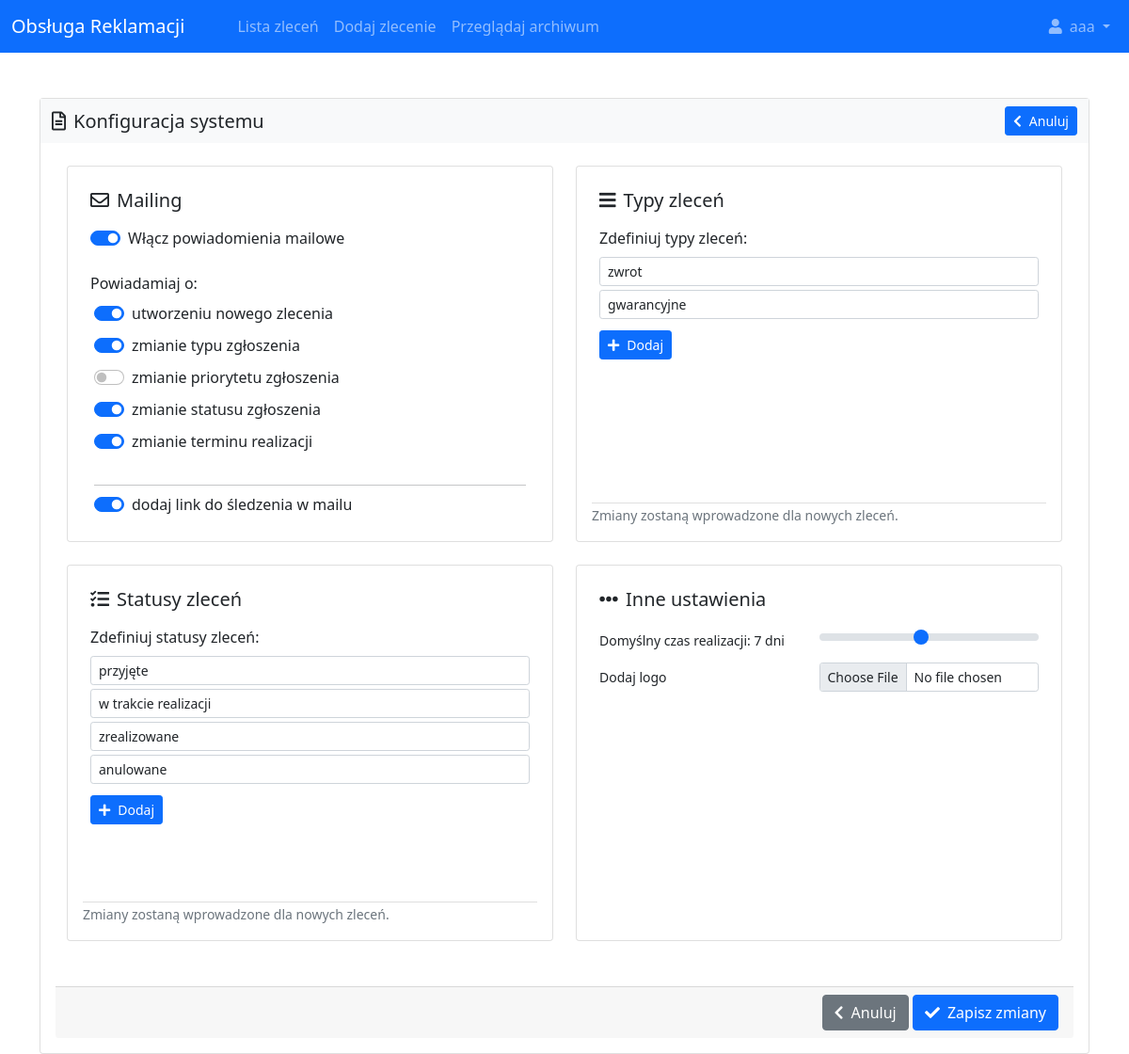
/?action=changeUserSettings (signed in), run on the app's committed database.
### tables this page shows
CREATE TABLE `user_settings` (
  `enableMails` tinyint(1) DEFAULT 0,
  `mail_register` tinyint(1) DEFAULT 0,
  `mail_type` tinyint(1) NOT NULL DEFAULT 0,
  `mail_priority` tinyint(1) NOT NULL DEFAULT 0,
  `mail_status` tinyint(1) DEFAULT 0,
  `mail_term` tinyint(1) NOT NULL DEFAULT 0,
  `mail_link` tinyint(1) NOT NULL DEFAULT 0,
  `tasks_types` text NOT NULL DEFAULT 'zwrot;gwarancyjne',
  `status_types` text NOT NULL DEFAULT 'przyjęte;w trakcie realizacji;zrealizowane;anulowane',
  `task_period` smallint(6) NOT NULL DEFAULT 7,
  `logo` longtext DEFAULT NULL
);

### src/View/View.php (called while the page is built, shortened)
<?php
class View
{
    public function render(string $page, array $params = []): void
    {
        $params = $this->escape($params);
        require_once('templates/layout.php');
    }
    private function escape(array $params): array
    {
        $escapedParams = [];
        foreach($params as $key => $value){
            if(is_array($value)){
                $escapedParams[$key] =$this->escape($value);
            } elseif (is_int($value) || is_null($value)) {
                $escapedParams[$key] = $value;
            } elseif (is_string($value)) {
                $escapedParams[$key] = htmlentities($value);
            } else {
                $escapedParams[$key] = ($value);
            }
        }
        return $escapedParams;
    }
}

### src/Controller/appController.php (called while the page is built, shortened)
<?php
abstract class AppController
{
    private static array $configuration = [];
    protected Request $request;
    protected View $view;
    protected userSettingsController $userSetting;
    public function __construct(Request $request)
    {
        $this->request = $request;
        $this->view = new View();
        self::$configuration = require_once('src/configuration.php');
        $this->userSetting = new userSettingsController(self::$configuration['db']);
    }
    public function run(): void
    {
        $action = $this->getAction();
        $this->$action();
    }
    private function getAction(): string
    {
        return $this->request->getParam('action', self::DEFAULT_ACTION);
    }
    private function changeUserSettings(): void
    {
        $this->view->render('userConfiguration', [
            'userConfiguration' => $this->userSetting->getConfiguration(),
            'status' => $this->request->getParam('status'),
        ]);
    }
}

### index.php (called while the page is built, shortened)
<?php
$request = new Request($_GET, $_POST);
try{
    (new TaskController($request))->run();
} catch(appException $e) {
    exit($e->getMessage());
}

### src/Model/appModel.php (called while the page is built, shortened)
<?php
class AppModel
{
    private function createConnection($configuration): void
    {
        try{
            $dsn = "mysql:dbname={$configuration['database']};host={$configuration['host']}";
            $this->connection = new PDO(
                $dsn,
                $configuration['user'],
                $configuration['password'],
                [
                    PDO::ATTR_ERRMODE => PDO::ERRMODE_EXCEPTION
                ]
            );
        } catch (Throwable $e) {
            throw new AppException('Problem z połączeniem do bazy danych');
        }
    }
}

### src/Model/userSettingsModel.php (called while the page is built, shortened)
<?php
class UserSettingsModel extends AppModel
{
    public function getConfiguration(): array
    {
        try {
            $query = "SELECT * FROM user_settings";
            $task = $this->connection->query($query);
            return $task->fetch(PDO::FETCH_ASSOC);
        } catch (Throwable $e) {
            throw new AppException('Błąd pobierania konfiguracji użytkownika');
        }
    }
}

### src/Controller/userSettingsController.php (called while the page is built, shortened)
<?php
class userSettingsController
{
    private UserSettingsModel $userSettingsModel;
    public function __construct(array $configuration)
    {
        $this->userSettingsModel = new UserSettingsModel($configuration);
    }
    public function getConfiguration(): array
    {
        return $this->userSettingsModel->getConfiguration();
    }
}

### templates/pages/userConfiguration.php (shortened to what this page needs)
<?php
$userConfiguration = $params['userConfiguration'];
$taskTypes = explode(';', $userConfiguration['tasks_types']);
$statusTypes = explode(';', $userConfiguration['status_types']);
if(gettype($userConfiguration['logo']) == 'string' || $userConfiguration['logo'] == null){
    $logoToDecode = str_replace('&quot;', '"', ($userConfiguration['logo'] ?? ''));
    $logoName = (json_Decode($logoToDecode, true) ?? [])['logo']['filename'] ?? '';
} else {
    $logoName = $userConfiguration['logo']->getFileName();
}
$messages = $params['messages'] ?? [];
?>
<div class="card" style="min-height: 80vh;">
    <div class="navbar navbar-expand-lg navbar-light bg-light h5">
        <div class="container-fluid">
            <div><i class="far fa-file-alt me-2"></i>Konfiguracja systemu</div>
            <div>
                <a href="/" class="btn btn-primary btn-sm"><i class="fas fa-chevron-left me-1"></i><span class="d-none d-md-inline ms-1">Anuluj<span></a>
            </div>
        </div>
    </div>
    <div class="card-body p-0 p-md-2 p-xl-3">
        <form method="post" action="/?action=changeUserSettings" enctype="multipart/form-data">
            <div class="container">
                <div class="row row-cols-1 row-cols-md-2 g-4">
                    <div class="col">
                        <div class="card p-1 p-md-2" style="height: 25rem;">
                            <div class="card-body">
                                <h5 class="card-title mb-3"><i class="far fa-envelope me-2"></i>Mailing</h5>
                                <div class="form-check form-switch mb-2 mb-lg-4">
                                    <input class="form-check-input" name="enableMails" type="checkbox" role="switch" value="1" id="enable_mails_switch" <?php echo (isset($userConfiguration['enableMails']) && $userConfiguration['enableMails'] === '1' ? 'checked' : '') ?>>
                                    <label class="form-check-label" for="enable_mails_switch">Włącz powiadomienia mailowe</label>
                                </div>
                                <div id="mails_detailed_switches">
                                    <div class="mb-2">Powiadamiaj o:</div>
                                    <div class="px-3">
                                        <div class="row mb-2">
                                            <div class="form-check form-switch">
                                                <input class="form-check-input mail_secondary" name="mail_register" type="checkbox" role="switch" value="1" id="mail_register" <?php echo (isset($userConfiguration['mail_register']) && $userConfiguration['mail_register'] === '1' ? 'checked' : '') ?>>
                                                <label class="form-check-label" for="mail_register">utworzeniu nowego zlecenia</label>
                                            </div>
                                        </div>
                                        <div class="row mb-2">
                                            <div class="form-check form-switch">
                                                <input class="form-check-input mail_secondary" name="mail_type" type="checkbox" role="switch" value="1" id="mail_type" <?php echo (isset($userConfiguration['mail_type']) && $userConfiguration['mail_type'] === '1' ? 'checked' : '') ?>>
                                                <label class="form-check-label" for="mail_type">zmianie typu zgłoszenia</label>
                                            </div>
                                        </div>
                                        <div class="row mb-2">
                                            <div class="form-check form-switch">
                                                <input class="form-check-input mail_secondary" name="mail_priority" type="checkbox" role="switch" value="1" id="mail_priority" <?php echo (isset($userConfiguration['mail_priority']) && $userConfiguration['mail_priority'] === '1' ? 'checked' : '') ?>>
                                                <label class="form-check-label" for="mail_priority">zmianie priorytetu zgłoszenia</label>
                                            </div>
                                        </div>
                                        <div class="row mb-2">
                                            <div class="form-check form-switch">
                                                <input class="form-check-input mail_secondary" name="mail_status" type="checkbox" role="switch" value="1" id="mail_status" <?php echo (isset($userConfiguration['mail_status']) && $userConfiguration['mail_status'] === '1' ? 'checked' : '') ?>>
                                                <label class="form-check-label" for="mail_status">zmianie statusu zgłoszenia</label>
                                            </div>
                                        </div>
                                        <div class="row mb-2">
                                            <div class="form-check form-switch">
                                                <input class="form-check-input mail_secondary" name="mail_term" type="checkbox" role="switch" value="1" id="mail_term" <?php echo (isset($userConfiguration['mail_term']) && $userConfiguration['mail_term'] === '1' ? 'checked' : '') ?>>
                                                <label class="form-check-label" for="mail_term">zmianie terminu realizacji</label>
                                            </div>
                                        </div>
                                        <div class="row mt-4 mb-2">
                                            <hr class="dropdown-divider">
                                            <div class="form-check form-switch">
                                                <input class="form-check-input mail_secondary" name="mail_link" type="checkbox" role="switch" value="1" id="mail_link" <?php echo (isset($userConfiguration['mail_link']) && $userConfiguration['mail_link'] === '1' ? 'checked' : '') ?>>
                                                <label class="form-check-label" for="mail_link">dodaj link do śledzenia w mailu</label>
                                            </div>
                                        </div>
                                    </div>
                                </div>
                            </div>
                        </div>
                    </div>
                    <div class="col">
                        <div class="card p-1 p-md-2 <?php echo (isset($messages['task_types']) ? 'border border-danger' : '') ?>" style="height: 25rem;">
                            <div class="card-body">
                                <h5 class="card-title mb-3"><i class="fas fa-bars me-2"></i>Typy zleceń</h5>
                                <div class="mb-2">Zdefiniuj typy zleceń:</div>
                                <div id="taskTypesField">
                                    <?php for ($i = 0; $i < count($taskTypes); $i++) : ?>
                                        <input type="text" class="form-control form-control-sm task_type_input mb-1" id="task_type_input" placeholder="wpisz typ zlecenia" name="task_type_<?php echo $i ?>" value="<?php echo $taskTypes[$i] ?? '' ?>">
                                    <?php endfor; ?>
                                </div>
                                <button id="addTaskType" class="btn btn-primary btn-sm mt-2"><i class="fas fa-plus me-2"></i>Dodaj</button>
                            </div>
                            <div class="card-footer bg-transparent p-0 m-md-2">
                                <small class="text-muted">Zmiany zostaną wprowadzone dla nowych zleceń.</small>
                            </div>
                        </div>
                    </div>
                    <div class="col">
                        <div class="card p-1 p-md-2 <?php echo (isset($messages['status_types']) ? 'border border-danger' : '') ?>" style="height: 25rem;">
                            <div class="card-body">
                                <h5 class="card-title mb-3"><i class="fas fa-tasks me-2"></i>Statusy zleceń</h5>
                                <div class="mb-2">Zdefiniuj statusy zleceń:</div>
                                <div id="statusTypesField">
                                    <?php for ($i = 0; $i < count($statusTypes); $i++) : ?>
                                        <input type="text" class="form-control form-control-sm task_status_input mb-1" id="status_type_input" placeholder="wpisz status zlecenia" name="status_type_<?php echo $i ?>" value="<?php echo $statusTypes[$i] ?? '' ?>">
                                    <?php endfor; ?>
                                </div>
                                <button id="addStatusType" class="btn btn-primary btn-sm mt-2"><i class="fas fa-plus me-2"></i>Dodaj</button>
                            </div>
                            <div class="card-footer bg-transparent p-0 m-md-2">
                                <small class="text-muted">Zmiany zostaną wprowadzone dla nowych zleceń.</small>
                            </div>
                        </div>
                    </div>
                    <div class="col">
                        <div class="card p-1 p-md-2 <?php echo (isset($messages['logo']) ? 'border border-danger' : '') ?>" style="height: 25rem;">
                            <div class="card-body">
                                <h5 class="card-title mb-3"><i class="fas fa-ellipsis-h me-2"></i>Inne ustawienia</h5>
                                <div class="row row-cols-1 row-cols-xl-2 g-0 mb-2">
                                    <label for="taskPeriod" class="col col-form-label-sm">Domyślny czas realizacji: <span id="rangeValueView"></span> dni</label>
                                    <div class="col">
                                        <input type="range" name="taskPeriod" class="form-range" min="1" max="14" step="1" id="taskPeriod" value="<?php echo $userConfiguration['task_period'] ?>">
                                    </div>
                                </div>
                                <div class="row row-cols-1 row-cols-xl-2 g-0 mb-2">
                                    <span class="col-lg-8 col-form-label-sm"><?php echo ($logoName) ? 'Zmień obecne logo: '.$logoName : 'Dodaj logo'; ?></span>
                                    <div class="col-lg-12">
                                        <input type="file" class="form-control form-control-sm <?php echo (isset($messages['logo']) ? 'is-invalid' : '') ?>" id="logo" name="logo">
                                    </div>
                                </div>
                            </div>
                        </div>
                    </div>
                </div>
            </div>
            <div class="card-footer text-end mt-5">
                <a href="/" class="btn btn-secondary"><i class="fas fa-chevron-left me-1"></i><span class="ms-1">Anuluj<span></a>
                <button type="submit" class="btn btn-primary"><i class="fas fa-check me-2"></i>Zapisz zmiany</button>
        </form>
    </div>
</div>

### data on the page
user_settings: enableMails "☑", mail_register "☑", mail_type "☑", mail_status "☑", mail_term "☑", mail_link "☑", tasks_types "zwrot", tasks_types "gwarancyjne", status_types "przyjęte", status_types "w trakcie realizacji", status_types "zrealizowane", status_types "anulowane", taskPeriod "7"

### other printed values
$_SESSION['login'] "aaa"
